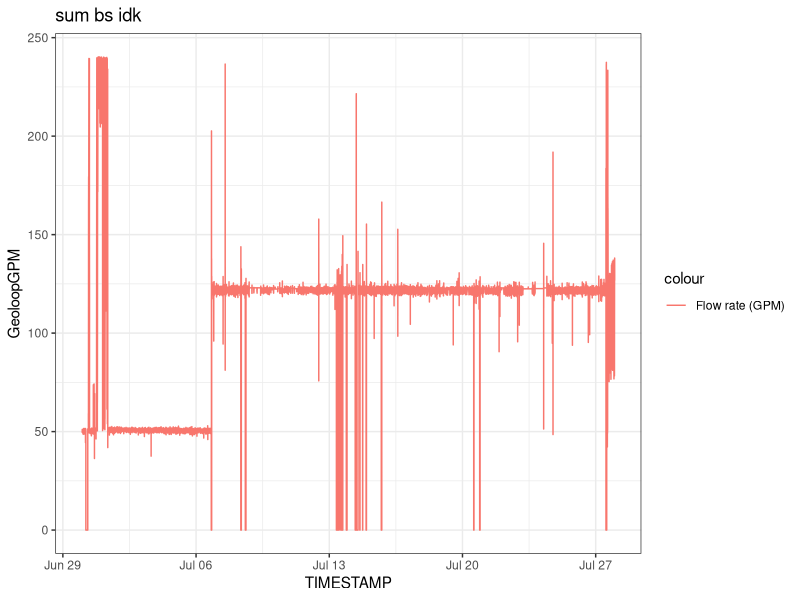

Write R code to recreate this figure.
library(tidyverse)
library(readxl)
library(lubridate)

geoloop = read_excel("geoloop.xlsx") %>% 
  mutate(TIMESTAMP = as_datetime(TIMESTAMP))

geoloop %>% 
  mutate(diff = GeoloopToBldgT - GeoloopFromBldgT) %>% 
  # filter(date(TIMESTAMP) == "2026-07-01") %>%
  ggplot() +
  # geom_line(aes(x = TIMESTAMP, y = VFDFreq * 2, color = 'VFD Freq')) +
  # geom_line(aes(x = TIMESTAMP, y = GeoloopFromBldgT, color = 'Loop `from` building temp')) +
  # geom_line(aes(TIMESTAMP, GeoloopToBldgT, color = 'Loop `to` building temp')) +
  geom_line(aes(TIMESTAMP, GeoloopGPM, color = 'Flow rate (GPM)'), size =  0.5) +
  # geom_smooth(aes(TIMESTAMP, GeoloopGPM /2, color = 'Flow rate (GPM)'), method = "gam", se = FALSE) +
  # geom_hline(yintercept = 0) +
  # scale_y_continuous(sec.axis = sec_axis(~. / 2)) +
  theme_bw() +
  labs(title = "sum bs idk")
